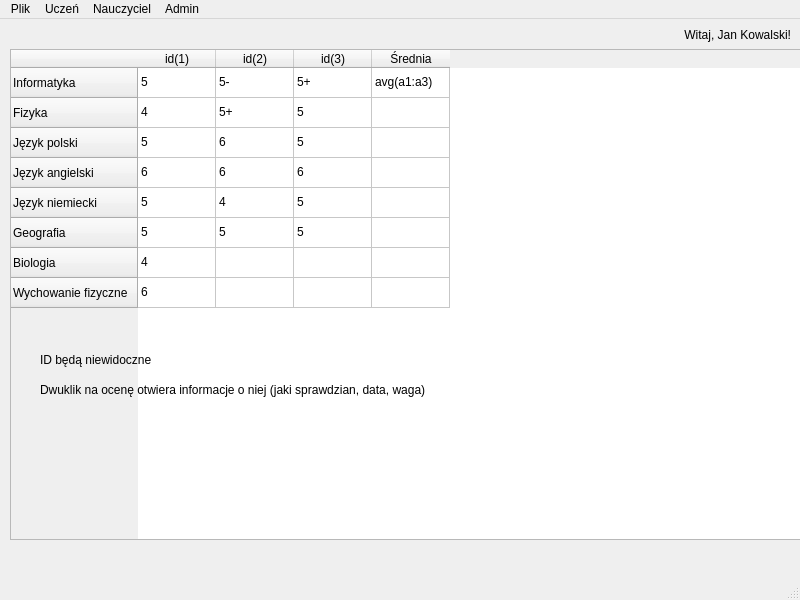
<?xml version="1.0" encoding="UTF-8"?>
<ui version="4.0">
 <class>MainWindow</class>
 <widget class="QMainWindow" name="MainWindow">
  <property name="geometry">
   <rect>
    <x>0</x>
    <y>0</y>
    <width>800</width>
    <height>600</height>
   </rect>
  </property>
  <property name="windowTitle">
   <string>Dziennik</string>
  </property>
  <widget class="QWidget" name="centralwidget">
   <widget class="QLabel" name="label_2">
    <property name="geometry">
     <rect>
      <x>530</x>
      <y>0</y>
      <width>261</width>
      <height>31</height>
     </rect>
    </property>
    <property name="text">
     <string>Witaj, Jan Kowalski!</string>
    </property>
    <property name="alignment">
     <set>Qt::AlignRight|Qt::AlignTrailing|Qt::AlignVCenter</set>
    </property>
   </widget>
   <widget class="QTableWidget" name="tableWidget">
    <property name="geometry">
     <rect>
      <x>10</x>
      <y>30</y>
      <width>791</width>
      <height>491</height>
     </rect>
    </property>
    <attribute name="horizontalHeaderVisible">
     <bool>true</bool>
    </attribute>
    <attribute name="horizontalHeaderDefaultSectionSize">
     <number>78</number>
    </attribute>
    <attribute name="horizontalHeaderStretchLastSection">
     <bool>false</bool>
    </attribute>
    <attribute name="verticalHeaderVisible">
     <bool>true</bool>
    </attribute>
    <attribute name="verticalHeaderCascadingSectionResizes">
     <bool>false</bool>
    </attribute>
    <attribute name="verticalHeaderStretchLastSection">
     <bool>false</bool>
    </attribute>
    <row>
     <property name="text">
      <string>Informatyka</string>
     </property>
    </row>
    <row>
     <property name="text">
      <string>Fizyka</string>
     </property>
    </row>
    <row>
     <property name="text">
      <string>Język polski</string>
     </property>
    </row>
    <row>
     <property name="text">
      <string>Język angielski</string>
     </property>
    </row>
    <row>
     <property name="text">
      <string>Język niemiecki</string>
     </property>
    </row>
    <row>
     <property name="text">
      <string>Geografia</string>
     </property>
    </row>
    <row>
     <property name="text">
      <string>Biologia</string>
     </property>
    </row>
    <row>
     <property name="text">
      <string>Wychowanie fizyczne</string>
     </property>
    </row>
    <column>
     <property name="text">
      <string>id(1)</string>
     </property>
    </column>
    <column>
     <property name="text">
      <string>id(2)</string>
     </property>
    </column>
    <column>
     <property name="text">
      <string>id(3)</string>
     </property>
    </column>
    <column>
     <property name="text">
      <string>Średnia</string>
     </property>
    </column>
    <item row="0" column="0">
     <property name="text">
      <string>5</string>
     </property>
    </item>
    <item row="0" column="1">
     <property name="text">
      <string>5-</string>
     </property>
    </item>
    <item row="0" column="2">
     <property name="text">
      <string>5+</string>
     </property>
    </item>
    <item row="0" column="3">
     <property name="text">
      <string>avg(a1:a3)</string>
     </property>
    </item>
    <item row="1" column="0">
     <property name="text">
      <string>4</string>
     </property>
    </item>
    <item row="1" column="1">
     <property name="text">
      <string>5+</string>
     </property>
    </item>
    <item row="1" column="2">
     <property name="text">
      <string>5</string>
     </property>
    </item>
    <item row="2" column="0">
     <property name="text">
      <string>5</string>
     </property>
    </item>
    <item row="2" column="1">
     <property name="text">
      <string>6</string>
     </property>
    </item>
    <item row="2" column="2">
     <property name="text">
      <string>5</string>
     </property>
    </item>
    <item row="3" column="0">
     <property name="text">
      <string>6</string>
     </property>
    </item>
    <item row="3" column="1">
     <property name="text">
      <string>6</string>
     </property>
    </item>
    <item row="3" column="2">
     <property name="text">
      <string>6</string>
     </property>
    </item>
    <item row="4" column="0">
     <property name="text">
      <string>5</string>
     </property>
    </item>
    <item row="4" column="1">
     <property name="text">
      <string>4</string>
     </property>
    </item>
    <item row="4" column="2">
     <property name="text">
      <string>5</string>
     </property>
    </item>
    <item row="5" column="0">
     <property name="text">
      <string>5</string>
     </property>
    </item>
    <item row="5" column="1">
     <property name="text">
      <string>5</string>
     </property>
    </item>
    <item row="5" column="2">
     <property name="text">
      <string>5</string>
     </property>
    </item>
    <item row="6" column="0">
     <property name="text">
      <string>4</string>
     </property>
    </item>
    <item row="7" column="0">
     <property name="text">
      <string>6</string>
     </property>
    </item>
   </widget>
   <widget class="QLabel" name="label_3">
    <property name="geometry">
     <rect>
      <x>40</x>
      <y>320</y>
      <width>181</width>
      <height>41</height>
     </rect>
    </property>
    <property name="text">
     <string>ID będą niewidoczne</string>
    </property>
   </widget>
   <widget class="QLabel" name="label_4">
    <property name="geometry">
     <rect>
      <x>40</x>
      <y>350</y>
      <width>501</width>
      <height>41</height>
     </rect>
    </property>
    <property name="text">
     <string>Dwuklik na ocenę otwiera informacje o niej (jaki sprawdzian, data, waga)</string>
    </property>
   </widget>
  </widget>
  <widget class="QMenuBar" name="menubar">
   <property name="geometry">
    <rect>
     <x>0</x>
     <y>0</y>
     <width>800</width>
     <height>22</height>
    </rect>
   </property>
   <widget class="QMenu" name="menuPlik">
    <property name="title">
     <string>Plik</string>
    </property>
    <addaction name="actionWyloguj_si"/>
    <addaction name="actionZamknij_program"/>
   </widget>
   <widget class="QMenu" name="menuNauczyciel">
    <property name="title">
     <string>Nauczyciel</string>
    </property>
    <addaction name="actionDodaj_sprawdzian"/>
    <addaction name="separator"/>
    <addaction name="actionDodaj_oceny"/>
    <addaction name="actionDodaj_wiele_ocen_2"/>
    <addaction name="separator"/>
    <addaction name="actionZmie_oceny_2"/>
   </widget>
   <widget class="QMenu" name="menuAdmin">
    <property name="title">
     <string>Admin</string>
    </property>
    <addaction name="actionDodaj_u_ytkownika"/>
    <addaction name="actionZmie_w_a_ciwo_ci_u_ytkownika"/>
    <addaction name="separator"/>
    <addaction name="actionDodaj_klas_2"/>
    <addaction name="actionZmie_w_a_ciwo_ci_klasy"/>
   </widget>
   <widget class="QMenu" name="menuUcze">
    <property name="title">
     <string>Uczeń</string>
    </property>
   </widget>
   <addaction name="menuPlik"/>
   <addaction name="menuUcze"/>
   <addaction name="menuNauczyciel"/>
   <addaction name="menuAdmin"/>
  </widget>
  <widget class="QStatusBar" name="statusbar"/>
  <action name="actionWyloguj_si">
   <property name="text">
    <string>Wyloguj się</string>
   </property>
  </action>
  <action name="actionZamknij_program">
   <property name="text">
    <string>Zamknij program</string>
   </property>
   <property name="shortcut">
    <string>Ctrl+W</string>
   </property>
  </action>
  <action name="actionDodaj_u_ytkownika">
   <property name="text">
    <string>Dodaj użytkownika</string>
   </property>
  </action>
  <action name="actionDodaj_klas">
   <property name="text">
    <string>Dodaj klasę</string>
   </property>
  </action>
  <action name="actionDodaj_sprawdzian">
   <property name="text">
    <string>Dodaj sprawdzian</string>
   </property>
  </action>
  <action name="actionDodaj_ocen">
   <property name="text">
    <string>Dodaj ocenę</string>
   </property>
  </action>
  <action name="actionDodaj_wiele_ocen">
   <property name="text">
    <string>Dodaj wiele ocen</string>
   </property>
  </action>
  <action name="actionZmie_oceny">
   <property name="text">
    <string>Zmień oceny</string>
   </property>
  </action>
  <action name="actionDodaj_oceny">
   <property name="text">
    <string>Dodaj ocenę</string>
   </property>
  </action>
  <action name="actionDodaj_wiele_ocen_2">
   <property name="text">
    <string>Dodaj wiele ocen</string>
   </property>
  </action>
  <action name="actionZmie_oceny_2">
   <property name="text">
    <string>Zmień oceny</string>
   </property>
  </action>
  <action name="actionZmie_w_a_ciwo_ci_u_ytkownika">
   <property name="text">
    <string>Zmień właściwości użytkownika</string>
   </property>
  </action>
  <action name="actionDodaj_klas_2">
   <property name="text">
    <string>Dodaj klasę</string>
   </property>
  </action>
  <action name="actionZmie_w_a_ciwo_ci_klasy">
   <property name="text">
    <string>Zmień właściwości klasy</string>
   </property>
  </action>
 </widget>
 <resources/>
 <connections/>
</ui>
